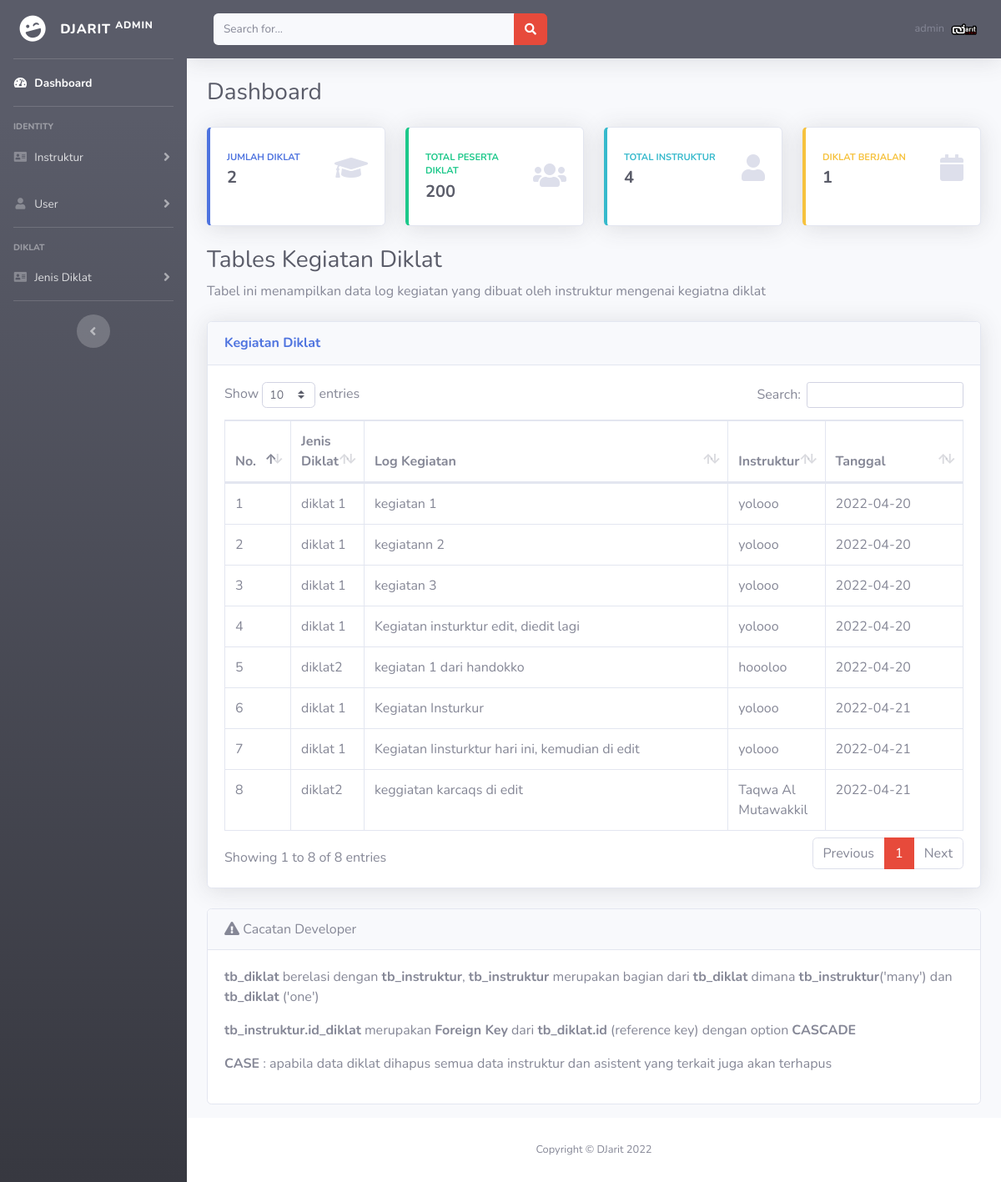
/views/admin/index.php (signed in), run on the app's committed database.
### tables this page shows
CREATE TABLE `tb_kegiatan` (
  `id` int(12) NOT NULL,
  `diklat` varchar(64) NOT NULL,
  `kegiatan` text NOT NULL,
  `tanggal` date NOT NULL,
  `id_instruktur` int(12) NOT NULL
);

CREATE TABLE `tb_instruktur` (
  `id` int(12) NOT NULL,
  `nama` varchar(50) NOT NULL,
  `email` varchar(50) NOT NULL,
  `telepon` int(20) NOT NULL,
  `jabatan` varchar(20) NOT NULL,
  `id_diklat` int(12) NOT NULL,
  `no_ktp` varchar(30) NOT NULL,
  `file_ktp` varchar(120) NOT NULL DEFAULT 'ktp.jpg',
  `no_npwp` varchar(30) NOT NULL,
  `file_npwp` varchar(120) NOT NULL DEFAULT 'npwp.jpg',
  `cv` text NOT NULL,
  `alamat` text NOT NULL,
  `foto` varchar(120) NOT NULL DEFAULT 'foto.jpg'
);

### views/admin/index.php (the view, shortened to what this page needs)
<!DOCTYPE html>
<html lang="en">
<?php include "_partials/head.php"?>
<body id="page-top">
  <div id="wrapper">
    <?php include "_partials/sidebar.php"?>
    <div id="content-wrapper" class="d-flex flex-column">
      <div id="content">
        <?php include "_partials/topbar.php"?>
        <div class="container-fluid">
          <div class="d-sm-flex align-items-center justify-content-between mb-4">
            <h1 class="h3 mb-0 text-gray-800">Dashboard</h1>
          </div>
          <div class="row">
            <div class="col-xl-3 col-md-6 mb-4">
              <div class="card border-left-primary shadow h-100 py-2">
                <div class="card-body">
                  <div class="row no-gutters align-items-center">
                    <div class="col mr-2">
                      <div class="text-xs font-weight-bold text-primary text-uppercase mb-1">Jumlah Diklat</div>
                      <?php
                          $diklat = mysqli_query($koneksi,"select * from tb_diklat");
                          $cek_diklat = mysqli_num_rows($diklat);
                       ?>
                      <div class="h5 mb-0 font-weight-bold text-gray-800"><?=$cek_diklat?></div>
                    </div>
                    <div class="col-auto">
                      <i class="fas fa-graduation-cap fa-2x text-gray-300"></i>
                    </div>
                  </div>
                </div>
              </div>
            </div>
            <div class="col-xl-3 col-md-6 mb-4">
              <div class="card border-left-success shadow h-100 py-2">
                <div class="card-body">
                  <div class="row no-gutters align-items-center">
                    <div class="col mr-2">
                      <div class="text-xs font-weight-bold text-success text-uppercase mb-1">Total Peserta Diklat</div>
                      <div class="h5 mb-0 font-weight-bold text-gray-800">200</div>
                    </div>
                    <div class="col-auto">
                      <i class="fas fa-users fa-2x text-gray-300"></i>
                    </div>
                  </div>
                </div>
              </div>
            </div>
            <div class="col-xl-3 col-md-6 mb-4">
              <div class="card border-left-info shadow h-100 py-2">
                <div class="card-body">
                  <div class="row no-gutters align-items-center">
                    <div class="col mr-2">
                      <div class="text-xs font-weight-bold text-info text-uppercase mb-1">Total Instruktur</div>
                      <div class="row no-gutters align-items-center">
                        <div class="col-auto">
                          <?php
                          $instruktur = mysqli_query($koneksi,"select * from tb_instruktur");
                          $cek_instruktur = mysqli_num_rows($instruktur);
                          ?>
                          <div class="h5 mb-0 mr-3 font-weight-bold text-gray-800"><?php echo $cek_instruktur?></div>
                        </div>
                      </div>
                    </div>
                    <div class="col-auto">
                      <i class="fas fa-user fa-2x text-gray-300"></i>
                    </div>
                  </div>
                </div>
              </div>
            </div>
            <div class="col-xl-3 col-md-6 mb-4">
              <div class="card border-left-warning shadow h-100 py-2">
                <div class="card-body">
                  <div class="row no-gutters align-items-center">
                    <div class="col mr-2">
                      <div class="text-xs font-weight-bold text-warning text-uppercase mb-1">Diklat Berjalan</div>
                      <?php
                          $diklat = mysqli_query($koneksi,"select * from tb_diklat where status='1'");
                          $cek_diklat = mysqli_num_rows($diklat);
                       ?>
                      <div class="h5 mb-0 font-weight-bold text-gray-800"><?=$cek_diklat?></div>
                    </div>
                    <div class="col-auto">
                      <i class="fas fa-calendar fa-2x text-gray-300"></i>
                    </div>
                  </div>
                </div>
              </div>
            </div>
          </div>
          <h1 class="h3 mb-2 text-gray-800">Tables Kegiatan Diklat</h1>
          <p class="mb-4">Tabel ini menampilkan data log kegiatan yang dibuat oleh instruktur mengenai kegiatna diklat</p>
          <div class="card shadow mb-4">
            <div class="card-header py-3">
              <h6 class="m-0 font-weight-bold text-primary">Kegiatan Diklat</h6>
            </div>
            <div class="card-body">
              <div class="table-responsive">
                <table class="table table-bordered" id="dataTable" width="100%" cellspacing="0">
                  <thead>
                    <tr>
                      <th width="50px">No.</th>
                      <th>Jenis Diklat</th>
                      <th width="800px">Log Kegiatan</th>
                      <th>Instruktur</th>
                      <th width="200px">Tanggal</th>
                    </tr>
                  </thead>
                  <tbody>
                    <?php
                    $no = 1;
                    $query = mysqli_query($koneksi,
                    "SELECT
                      tb_kegiatan.diklat,
                      tb_kegiatan.kegiatan,
                      tb_kegiatan.tanggal,
                      tb_instruktur.nama AS nama
                    FROM tb_kegiatan
                    LEFT JOIN tb_instruktur ON tb_kegiatan.id_instruktur=tb_instruktur.id");
                    while ($data = mysqli_fetch_array($query)) {
                    ?>
                    <tr>
                      <td><?=$no++?></td>
                      <td><?=$data['diklat']?></td>
                      <td><?=$data['kegiatan']?></td>
                      <td><?=$data['nama']?></td>
                      <td><?=$data['tanggal']?></td>
                    </tr>
                    <?php } ?>
                  </tbody>
                </table>
              </div>
            </div>
          </div>
        </div>
        <div class="container-fluid">
            <div class="card mb-3">
            <div class="card-header"> <i class="fas fa-exclamation-triangle"></i> Cacatan Developer</div>
            <div class="card-body">
              <p><b>tb_diklat</b> berelasi dengan <b>tb_instruktur</b>, <b>tb_instruktur</b> merupakan bagian dari <b>tb_diklat</b> dimana <b>tb_instruktur</b>('many') dan
                <b>tb_diklat</b> ('one')
              </p>
              <p><b>tb_instruktur.id_diklat</b> merupakan <b>Foreign Key</b> dari <b>tb_diklat.id</b> (reference key) dengan option <b>CASCADE</b></p>
              <p><b>CASE</b> : apabila data diklat dihapus semua data instruktur dan asistent yang terkait juga akan terhapus</p>
            </div>
          </div>
        </div>
      </div>
      <?php include "_partials/footer.php"?>
    </div>
  </div>
</body>
</html>

### data on the page
tb_kegiatan: diklat "diklat 1", kegiatan "kegiatan 1", id_instruktur.nama "yolooo", tanggal "2022-04-20"
tb_kegiatan: diklat "diklat 1", kegiatan "kegiatann 2", id_instruktur.nama "yolooo", tanggal "2022-04-20"
tb_kegiatan: diklat "diklat 1", kegiatan "kegiatan 3", id_instruktur.nama "yolooo", tanggal "2022-04-20"
tb_kegiatan: diklat "diklat 1", kegiatan "Kegiatan insturktur edit, diedit lagi", id_instruktur.nama "yolooo", tanggal "2022-04-20"
tb_kegiatan: diklat "diklat2", kegiatan "kegiatan 1 dari handokko", id_instruktur.nama "hoooloo", tanggal "2022-04-20"
tb_kegiatan: diklat "diklat 1", kegiatan "Kegiatan Insturkur", id_instruktur.nama "yolooo", tanggal "2022-04-21"
tb_kegiatan: diklat "diklat 1", kegiatan "Kegiatan Iinsturktur hari ini, kemudian di edit", id_instruktur.nama "yolooo", tanggal "2022-04-21"
tb_kegiatan: diklat "diklat2", kegiatan "keggiatan karcaqs di edit", id_instruktur.nama "Taqwa Al Mutawakkil", tanggal "2022-04-21"

### other printed values
$_SESSION['username'] "admin"
$cek_diklat "2"
$cek_instruktur "4"
$cek_diklat "1"
